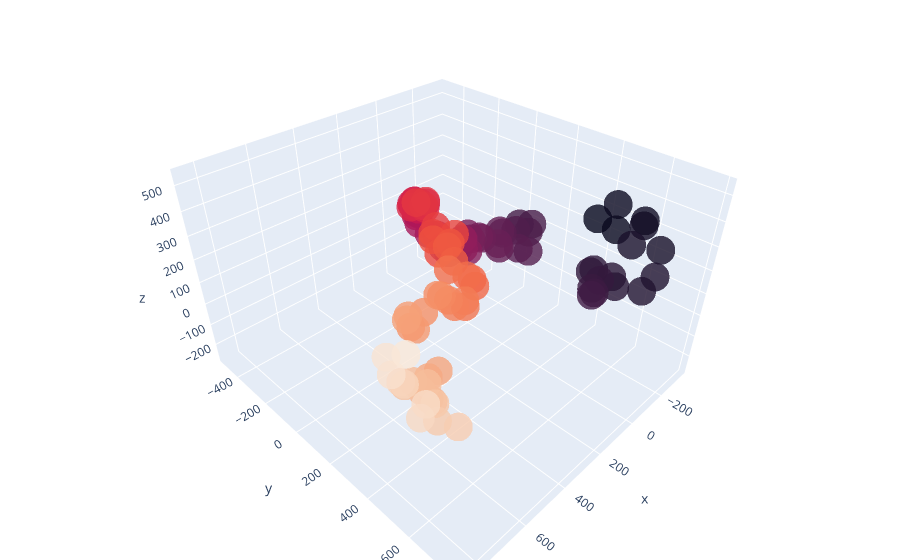

Notebook cell for this chart:
### Code cell
import plotly
import plotly.graph_objs as go


trace = go.Scatter3d(
    x=coords[:, 0],
    y=coords[:, 1],
    z=coords[:, 2],
    mode="markers",
    marker={
        "size": 10,
        "opacity": 0.8,
        "color":sns.color_palette("rocket", len(x))
    },
)

# Configure the layout.
layout = go.Layout(margin={"l": 0, "r": 0, "b": 0, "t": 0})

data = [trace]

plot_figure = go.Figure(data=data, layout=layout)

# Render the plot.
plotly.offline.iplot(plot_figure)
